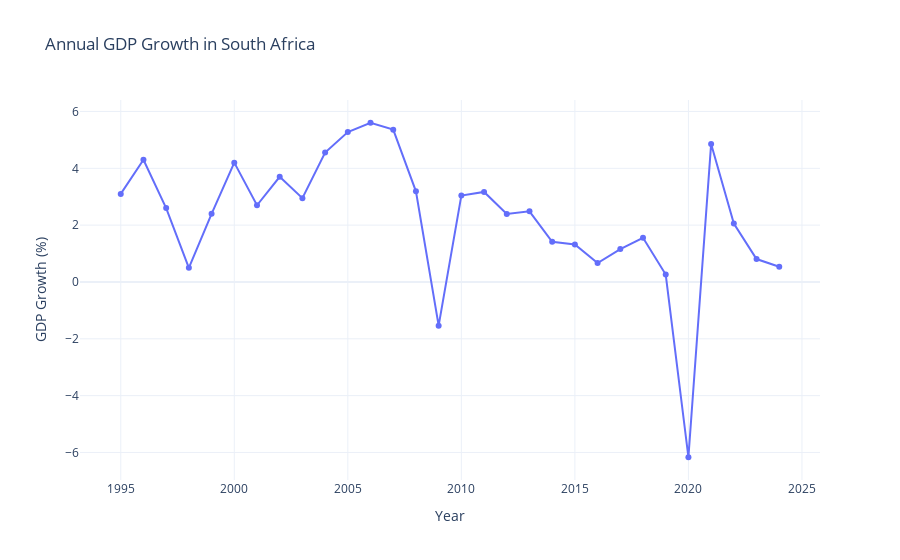

Write notebook code for a chart like this one.
### Markdown cell above
Real interest rates reflect the cost of borrowing after adjusting for inflation and are an important tool of monetary policy. 
During the late 1990s and early 2000s, South Africa experienced relatively high and volatile real interest rates as the South African Reserve Bank aimed to control inflationary pressures. 
Real interest rates declined in 2001 and reached a local minimum of approximately 2.8%, followed by a sharp increase in 2002, peaking at around 8% in 2003. 
Around the 2008 global financial crisis, real interest rates fluctuated but generally ranged between 3% and 5% as monetary policy responded to economic uncertainty. 
From 2019 onwards, real interest rates declined significantly, reaching a minimum of approximately 0.6% in 2021, largely due to monetary policy implemented in response to the COVID-19 pandemic.

### Code cell
fig = px.line(
    df_final,
    x='Year',
    y='GDP Growth',
    title='Annual GDP Growth in South Africa',
    markers=True
)
fig.update_layout(
    xaxis_title='Year',
    yaxis_title='GDP Growth (%)',
    template='plotly_white'
)
fig.show()

### Figure 1 — Plotly figure (JSON) as saved in the notebook; plotly's stock layout.template omitted (floating-point values rounded to 4 significant figures)
{"data": [{"hovertemplate": "Year=%{x}<br>GDP Growth=%{y}<extra></extra>", "legendgroup": "", "line": {"color": "#636efa", "dash": "solid"}, "marker": {"symbol": "circle"}, "mode": "lines+markers", "name": "", "orientation": "v", "showlegend": false, "type": "scatter", "x": [1995, 1996, 1997, 1998, 1999, 2000, 2001, 2002, 2003, 2004, 2005, 2006, 2007, 2008, 2009, 2010, 2011, 2012, 2013, 2014, 2015, 2016, 2017, 2018, 2019, 2020, 2021, 2022, 2023, 2024], "xaxis": "x", "y": [3.1, 4.3, 2.6, 0.5, 2.4, 4.2, 2.7, 3.7, 2.949, 4.555, 5.277, 5.604, 5.36, 3.191, -1.538, 3.04, 3.169, 2.396, 2.485, 1.414, 1.322, 0.6646, 1.158, 1.557, 0.2599, -6.169, 4.859, 2.058, 0.8061, 0.5348], "yaxis": "y"}], "layout": {"legend": {"tracegroupgap": 0}, "title": {"text": "Annual GDP Growth in South Africa"}, "xaxis": {"anchor": "y", "domain": [0, 1], "title": {"text": "Year"}}, "yaxis": {"anchor": "x", "domain": [0, 1], "title": {"text": "GDP Growth (%)"}}}}
